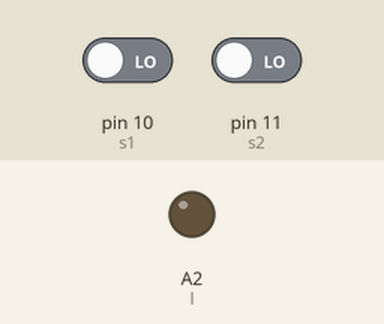
The sketch below on a simulated Arduino Uno, built with avr-gcc and run on an emulated ATmega328P. Parts: output pins drawn as LEDs (lit = HIGH). The test bench sets the inputs (shaded band); at power-on: pin 10 (s1) LOW, pin 11 (s2) LOW.

Above: at 1.2 s.
1.3 s: pin 10 (s1) driven HIGH
At 1.6 s:
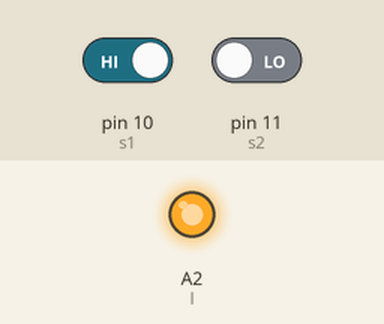
2.8 s: pin 10 (s1) driven LOW
At 3.9 s:
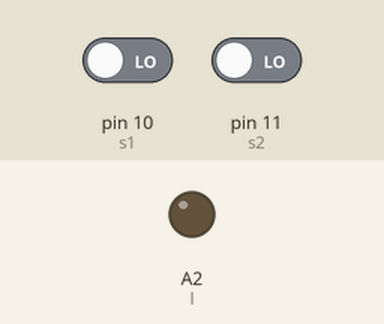
4.3 s: pin 11 (s2) driven HIGH
At 5.1 s:
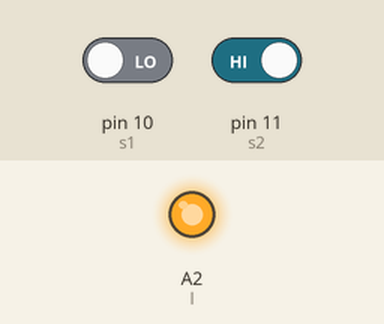
Timing chart, 0 to 7.3 s (numbered marks = the images above; inputs shaded):
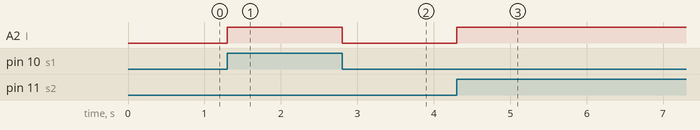

The sketch:

exor_pgm.ino
```cpp
int s1=10;
int s2=11;
int l=A2;


void setup() {
  // put your setup code here, to run once:
  pinMode(s1,INPUT);
  pinMode(s2,INPUT);
  pinMode(l,OUTPUT);
}

void loop() {
  // put your main code here, to run repeatedly:
  int x=digitalRead(s1);
  int y=digitalRead(s2);
  if(x^y==1){
    digitalWrite(l,HIGH);
  }
  else{
    digitalWrite(l,LOW);
  }
}
```

Measured:
- after the input at 1.3 s, A2 (l): LOW → HIGH at once
- after the input at 2.8 s, A2 (l): HIGH → LOW at once
- after the input at 4.3 s, A2 (l): LOW → HIGH at once
